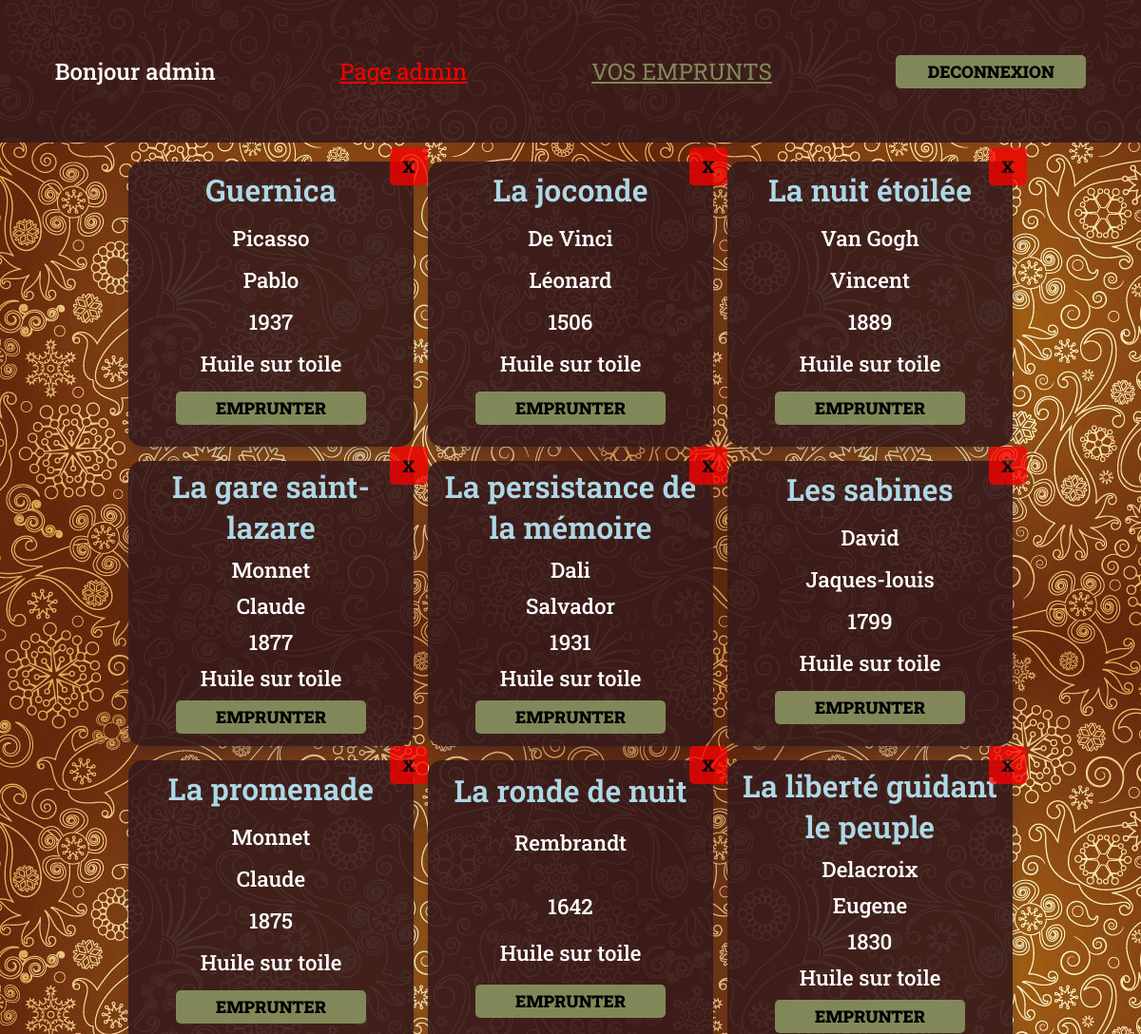
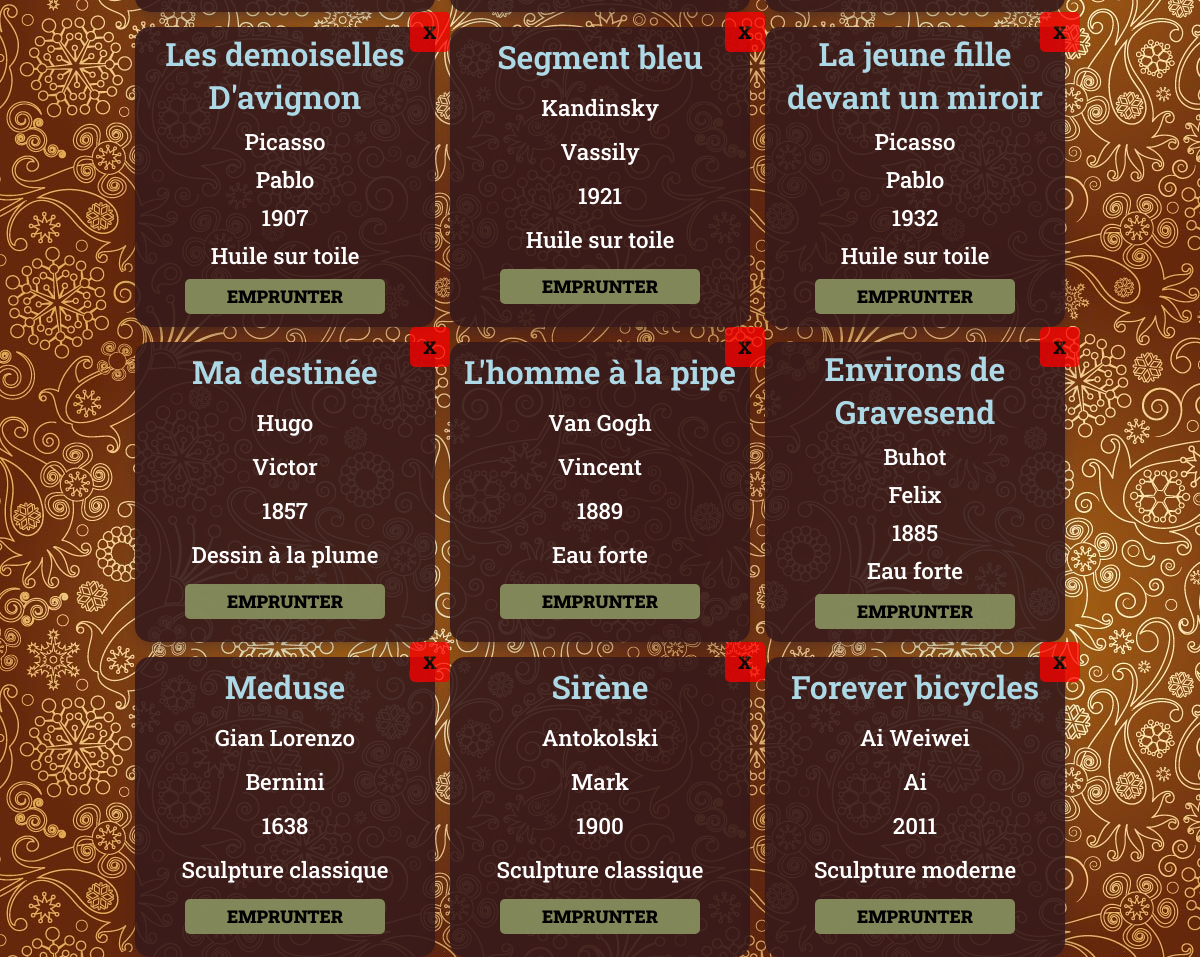
/accueil.php (signed in), run on the app's committed database (2 pictures, top to bottom).
### tables this page shows
CREATE TABLE Oeuvre(
    idOeuvre      INT  AUTO_INCREMENT  NOT NULL,
    titre         VARCHAR (100) NOT NULL,
    anneeCreation    SMALLINT (10),
    artisteId INT NOT NULL,
    techniqueId       INT NOT NULL,
    disponible       BOOLEAN DEFAULT true,
    CONSTRAINT Oeuvre_PK PRIMARY KEY (idOeuvre),
    CONSTRAINT Oeuvre_Artiste_FK FOREIGN KEY (artisteId) REFERENCES Artiste(idArtiste),
    CONSTRAINT Oeuvre_Technique_FK FOREIGN KEY (techniqueId) REFERENCES Technique(idTechnique)
);

CREATE TABLE Artiste(
    idArtiste            INT  AUTO_INCREMENT  NOT NULL,
    nomArtiste           VARCHAR (100) NOT NULL,
    prenomArtiste        VARCHAR (100),
    dateNaissanceArtiste DATE,
    CONSTRAINT Artiste_PK PRIMARY KEY (idArtiste)
);

CREATE TABLE Technique(
    idTechnique  INT  AUTO_INCREMENT  NOT NULL,
    nomTechnique VARCHAR (30) NOT NULL,
    CONSTRAINT Technique_PK PRIMARY KEY (idTechnique)
);

### accueil.php (the view, shortened to what this page needs)
<?php session_start();
try {
    $mysqlClient = new PDO('mysql:host=localhost;dbname=oeuvredart;charset=utf8', 'root', '');
} catch (Exception $e) {
    die('Erreur : ' . $e->getMessage());
}
?>
<head>
    <link rel="stylesheet" href="accueilStyle.css" type="text/css"/>
</head>
<body>
<nav>
    <div class="user"><?php echo "Bonjour " . $_SESSION["prenom"] ?></div>
    <?php if ($_SESSION["idUser"] == 1) {
        echo "<a href='ajout.php' class='admin'>Page admin</a>";
    }
    ?>
    <a href="emprunt.php" class="panier">VOS EMPRUNTS</a>
    <form method="post" action="deconnexion.php">
        <button class="deconnexion" type="submit">DECONNEXION</button>
    </form>
</nav>
<div class="grid">
    <?php
    $sqlQuery = 'SELECT *
FROM oeuvre
INNER JOIN technique
ON techniqueId = idTechnique
INNER JOIN artiste
ON artisteId = idArtiste;';
    $oeuvresStatement = $mysqlClient->prepare($sqlQuery);
    $oeuvresStatement->execute();
    $oeuvres = $oeuvresStatement->fetchAll();
    foreach ($oeuvres as $oeuvre) {
        ?>
        <div class="oeuvre">
            <p class="titre"><?php echo $oeuvre['titre']; ?></p>
            <p><?php echo $oeuvre['nomArtiste']; ?></p>
            <p> <?php echo $oeuvre['prenomArtiste']; ?></p>
            <p><?php echo $oeuvre['anneeCreation']; ?></p>
            <p><?php echo $oeuvre['nomTechnique']; ?></p>
            <?php if ($oeuvre['disponible'] == 1) { ?>
                <form method="post" action="">
                    <button>EMPRUNTER</button>
                </form>
            <?php } else { ?>
                <p style="color: red">INDISPONIBLE</p>
            <?php } ?>
            <?php if ($_SESSION["idUser"] == 1 && $oeuvre['disponible'] == 1) { ?>
                <form method="post" action="">
                    <button class="delete">X</button>
                </form>
            <?php } ?>
        </div>
        <?php
    }
    ?>
</div>
</body>
</html>

### accueilStyle.css (style rules this page uses)
* { font-family: 'Roboto Slab', serif; box-sizing: border-box; margin: 0; }
body { margin: 0; background-image: url(./background.jpg); }
nav { height: 150px; width: 100%; background-color: rgba(55, 26, 27, 0.9); display: flex; align-items: center; margin-bottom: 20px; justify-content: space-around; gap: 15px; }
.user { font-size: 1.5rem; font-weight: 500; color: #fff; }
.panier { font-size: 1.5rem; color: rgba(138, 147, 97, 0.9); text-decoration: underline; }
.admin { font-size: 1.5rem; color: red; text-decoration: underline; }
.grid { display: flex; gap: 15px; flex-wrap: wrap; justify-content: center; }
.oeuvre { height: 300px; width: 300px; background-color: rgba(55, 26, 27, 0.9); border-radius: 15px; box-shadow: rgba(50, 50, 93, 0.25) 0px 13px 27px -5px, rgba(0, 0, 0, 0.3) 0px 8px 16px -8px; display: flex; flex-direction: column; justify-content: space-around; align-items: center; text-align: center; position: relative; }
.titre { font-size: 2rem; font-weight: 600; color: #ADD8E6; }
button { width: 200px; height: 35px; border-radius: 5px; border: none; background-color: rgba(138, 147, 97, 0.9); font-weight: 900; font-size: 1.1rem; color: black; }
.delete { width: 40px; height: 40px; background-color: red; color: black; display: flex; justify-content: center; align-items: center; position: absolute; right: -15px; top: -15px; opacity: 0.75; }
p { font-size: 1.4rem; font-weight: 500; color: #fff; }

### data on the page
oeuvre: titre "Guernica", artisteId.nomArtiste "Picasso", artisteId.prenomArtiste "Pablo", anneeCreation "1937", techniqueId.nomTechnique "Huile sur toile"
oeuvre: titre "La joconde", artisteId.nomArtiste "De Vinci", artisteId.prenomArtiste "Léonard", anneeCreation "1506", techniqueId.nomTechnique "Huile sur toile"
oeuvre: titre "La nuit étoilée", artisteId.nomArtiste "Van Gogh", artisteId.prenomArtiste "Vincent", anneeCreation "1889", techniqueId.nomTechnique "Huile sur toile"
oeuvre: titre "La gare saint-lazare", artisteId.nomArtiste "Monnet", artisteId.prenomArtiste "Claude", anneeCreation "1877", techniqueId.nomTechnique "Huile sur toile"
oeuvre: titre "La persistance de la mémoire", artisteId.nomArtiste "Dali", artisteId.prenomArtiste "Salvador", anneeCreation "1931", techniqueId.nomTechnique "Huile sur toile"
oeuvre: titre "Les sabines", artisteId.nomArtiste "David", artisteId.prenomArtiste "Jaques-louis", anneeCreation "1799", techniqueId.nomTechnique "Huile sur toile"
oeuvre: titre "La promenade", artisteId.nomArtiste "Monnet", artisteId.prenomArtiste "Claude", anneeCreation "1875", techniqueId.nomTechnique "Huile sur toile"
oeuvre: titre "La ronde de nuit", artisteId.nomArtiste "Rembrandt", anneeCreation "1642", techniqueId.nomTechnique "Huile sur toile"
oeuvre: titre "La liberté guidant le peuple", artisteId.nomArtiste "Delacroix", artisteId.prenomArtiste "Eugene", anneeCreation "1830", techniqueId.nomTechnique "Huile sur toile"
oeuvre: titre "Les demoiselles D'avignon", artisteId.nomArtiste "Picasso", artisteId.prenomArtiste "Pablo", anneeCreation "1907", techniqueId.nomTechnique "Huile sur toile"
oeuvre: titre "Segment bleu", artisteId.nomArtiste "Kandinsky", artisteId.prenomArtiste "Vassily", anneeCreation "1921", techniqueId.nomTechnique "Huile sur toile"
oeuvre: titre "La jeune fille devant un miroir", artisteId.nomArtiste "Picasso", artisteId.prenomArtiste "Pablo", anneeCreation "1932", techniqueId.nomTechnique "Huile sur toile"
oeuvre: titre "Ma destinée", artisteId.nomArtiste "Hugo", artisteId.prenomArtiste "Victor", anneeCreation "1857", techniqueId.nomTechnique "Dessin à la plume"
oeuvre: titre "L'homme à la pipe", artisteId.nomArtiste "Van Gogh", artisteId.prenomArtiste "Vincent", anneeCreation "1889", techniqueId.nomTechnique "Eau forte"
oeuvre: titre "Environs de Gravesend", artisteId.nomArtiste "Buhot", artisteId.prenomArtiste "Felix", anneeCreation "1885", techniqueId.nomTechnique "Eau forte"
oeuvre: titre "Meduse", artisteId.nomArtiste "Gian Lorenzo", artisteId.prenomArtiste "Bernini", anneeCreation "1638", techniqueId.nomTechnique "Sculpture classique"
oeuvre: titre "Sirène", artisteId.nomArtiste "Antokolski", artisteId.prenomArtiste "Mark", anneeCreation "1900", techniqueId.nomTechnique "Sculpture classique"
oeuvre: titre "Forever bicycles", artisteId.nomArtiste "Ai Weiwei", artisteId.prenomArtiste "Ai", anneeCreation "2011", techniqueId.nomTechnique "Sculpture moderne"

### other printed values
$_SESSION["prenom"] "admin"
